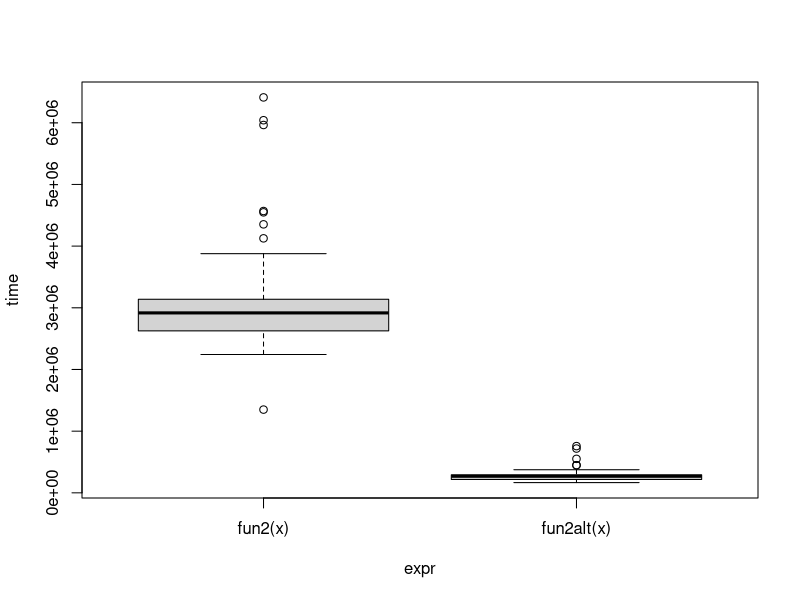

R code for this plot: (Note: this script raises an error after producing the figure.)
## ---- chunk 1
knitr::opts_chunk$set(eval = F)
## ---- chunk 2
library(parallel)
library(foreach)
library(doParallel)
## ---- chunk 3
fun1 <- function(n = 100, k = 4, lambda = 4) {
  x <- NULL
  
  for (i in 1:n)
    x <- rbind(x, rpois(k, lambda))
  
  return(x)
}

fun1alt <- function(n = 100, k = 4, lambda = 4) {
  # YOUR CODE HERE
  matrix(rpois(n * k, lambda = lambda), ncol = k)
}

# Benchmarking
microbenchmark::microbenchmark(
  fun1(),
  fun1alt(),
  unit = "ms"
)
## ---- chunk 4
# Data Generating Process (10 x 10,000 matrix)
set.seed(1234)
x <- matrix(rnorm(1e4), nrow=10)

# Find each column's max value
fun2 <- function(x) {
  apply(x, 2, max)
}

fun2alt <- function(x) {
  # YOUR CODE HERE
  x[cbind(max.col(t(x)), 1:ncol(x))]
}

# Benchmarking
ans <- microbenchmark::microbenchmark(
  fun2(x),
  fun2alt(x)
)
plot(ans)
## ---- chunk 5
my_boot <- function(dat, stat, R, ncpus = 1L) {
  
  # Getting the random indices
  n <- nrow(dat)
  idx <- matrix(sample.int(n, n*R, TRUE), nrow=n, ncol=R)
 
  # Making the cluster using `ncpus`
  # step 1
  cl <- makePSOCKcluster(ncpus)
  #step 2
  clusterExport(cl, varlist = c("idx", "dat", "stat"), envir = environment())
  
  #clusterSetRNGStream(cl, 370)
  # STEP 3: THIS FUNCTION NEEDS TO BE REPLACED WITH parLapply
  ans <- parLapply(cl, seq_len(R), function(i) {
    stat(dat[idx[,i], , drop=FALSE])
  })
  
  # Coercing the list into a matrix
  ans <- do.call(rbind, ans)
  
  # STEP 4: GOES HERE
  stopCluster(cl)
  
  ans
  
}
## ---- chunk 6
# Bootstrap of a linear regression model
my_stat <- function(d) {
  return(coef(lm(d$y~d$x)))
}

# DATA SIM
set.seed(1)
n <- 500 
R <- 1e4
x <- cbind(rnorm(n)) 
y <- x*5 + rnorm(n)

# Check if we get something similar as lm
ans0 <- confint(lm(y~x))
ans1 <- my_boot(dat = data.frame(x=x, y=y), stat = my_stat,
                R = R, ncpus = 2L)

print(ans0)
print ( t(apply(ans1, 2, quantile, c(0.025, .975) )))
## ---- chunk 7

library(foreach)
library(doParallel)



fun3 <- function(dat, stat, R){
  
  idx <- matrix(sample.int(n, n*R, replace = T), nrow=n, ncol = R)
  
  foreach (i = 1:R, .combine = rbind) %do% {
    stat(dat[idx[,i],,drop=F])
  }
  
}


fun3parallel <- function(dat, stat, R){
  
  idx <- matrix(sample.int(n, n*R, replace = T), nrow=n, ncol = R)
  
  foreach (i = 1:R, .combine = rbind) %dopar% {
    stat(dat[idx[,i],,drop=F])
  }
  
}

detectCores()

system.time(fun3(dat=data.frame(x=x,y=y), my_stat, R=4000))
registerDoParallel(8)
system.time(fun3parallel(dat=data.frame(x=x, y=y), my_stat, R=4000))

